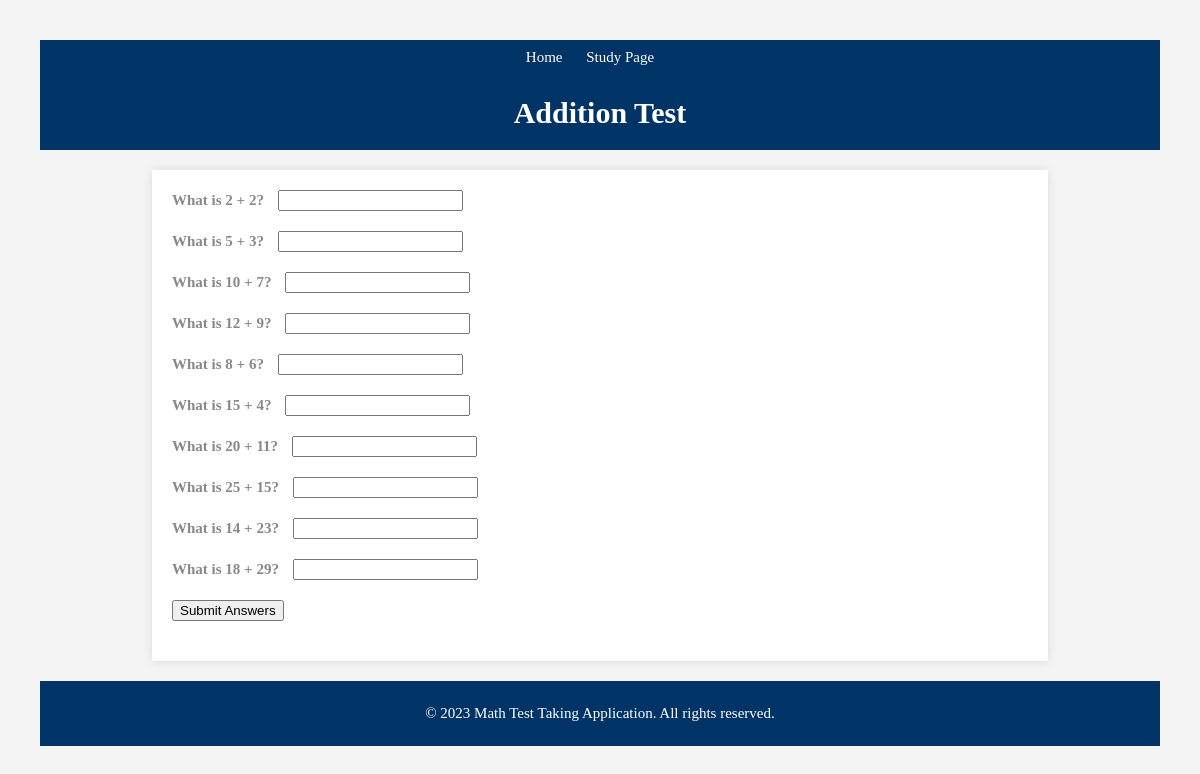
Page /addition.html on the committed database.
### tables this page shows
CREATE TABLE addition_questions ( id INTEGER PRIMARY KEY, question TEXT, correct_answer INTEGER);

### math_quiz/app.py (the view)
@app.route('/addition.html', methods=['GET', 'POST'])
def addition():
    if request.method == 'POST':
        questions, correct_answers = get_addition_questions()
        print("User Answers:", request.form.values())
        print("Correct Answers:", correct_answers)
        user_answers = [int(request.form.get(f'q{i}')) for i in range(1, len(correct_answers) + 1)]
        print("User Answers:", user_answers)
        score = calculate_score(user_answers, correct_answers)
        if score >= 70:
            feedback_message = "Congratulations! You passed the test."
        else:
            feedback_message = "You need to study more. Try again later."
        return render_template('addition.html', score=score, feedback_message=feedback_message)
    else:
        questions, _ = get_addition_questions()
        return render_template('addition.html', questions=questions)

### math_quiz/app.py (called while the page is built)
def get_addition_questions():
    questions = []
    correct_answers = []
    with sqlite3.connect('quiz.db') as conn:
        cursor = conn.cursor()
        cursor.execute("SELECT question, correct_answer FROM addition_questions")
        rows = cursor.fetchall()
        for row in rows:
            questions.append(row[0])
            correct_answers.append(row[1])
    return questions, correct_answers

### math_quiz/templates/addition.html (shortened to what this page needs)
<!DOCTYPE html>
<html lang="en">
<head>
</head>
<body>
    <nav>
        <ul class="nav-links">
            <li><a href="/">Home</a></li>
            <li><a href="study.html">Study Page</a></li>
        </ul>
    </nav>
    <header>
        <h1>Addition Test</h1>
    </header>
    <section class="quiz-container">
        <form id="additionTestForm" method="post" action="/addition.html">
            {% for question in questions %}
            <div class="question">
                <label>{{ question }}</label>
                <input type="text" name="q{{ loop.index }}" autocomplete="off">
            </div>
            {% endfor %}
            <button type="submit">Submit Answers</button>
        </form>
    </section>
    <footer>
        <p>&copy; 2023 Math Test Taking Application. All rights reserved.</p>
    </footer>
</body>
</html>

### math_quiz/templates/addition.html (style rules this page uses)
* { box-sizing: border-box; }
body { font-family: 'Georgia', Palatino, 'Palatino Linotype', Times, 'Times New Roman', serif; font-size: 15px; color: #888; letter-spacing: 0px; text-align: justify; line-height: 100%; margin: 20px; padding: 20px; background-color: #f4f4f4; }
nav { background-color: #003366; overflow: hidden; text-align: center; padding: 10px; }
.nav-links { list-style-type: none; margin: 0; padding: 0; }
.nav-links li { display: inline-block; margin-right: 20px; }
.nav-links li a { color: #ffffff; text-decoration: none; }
header { text-align: center; padding: 10px; background-color: #003366; color: #ffffff; margin-bottom: 20px; }
.quiz-container { width: 80%; margin: auto; background-color: #fff; padding: 20px; box-shadow: 0 0 10px 0 rgba(0,0,0,0.1); }
.question { margin-bottom: 20px; }
.question label { font-weight: bold; }
.question input { margin-left: 10px; }
footer { margin-top: 20px; padding: 10px; background-color: #003366; color: #ffffff; text-align: center; }

### rows in the picture
addition_questions: question "What is 2 + 2?"
addition_questions: question "What is 5 + 3?"
addition_questions: question "What is 10 + 7?"
addition_questions: question "What is 12 + 9?"
addition_questions: question "What is 8 + 6?"
addition_questions: question "What is 15 + 4?"
addition_questions: question "What is 20 + 11?"
addition_questions: question "What is 25 + 15?"
addition_questions: question "What is 14 + 23?"
addition_questions: question "What is 18 + 29?"
